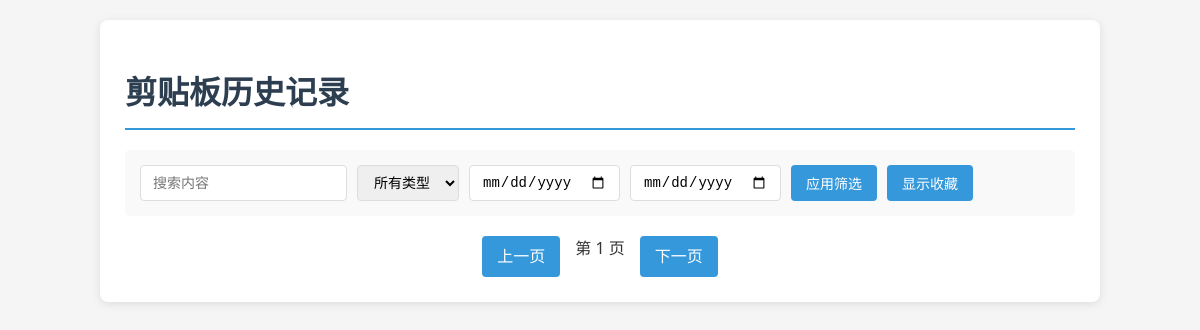
The app's page /, older data.
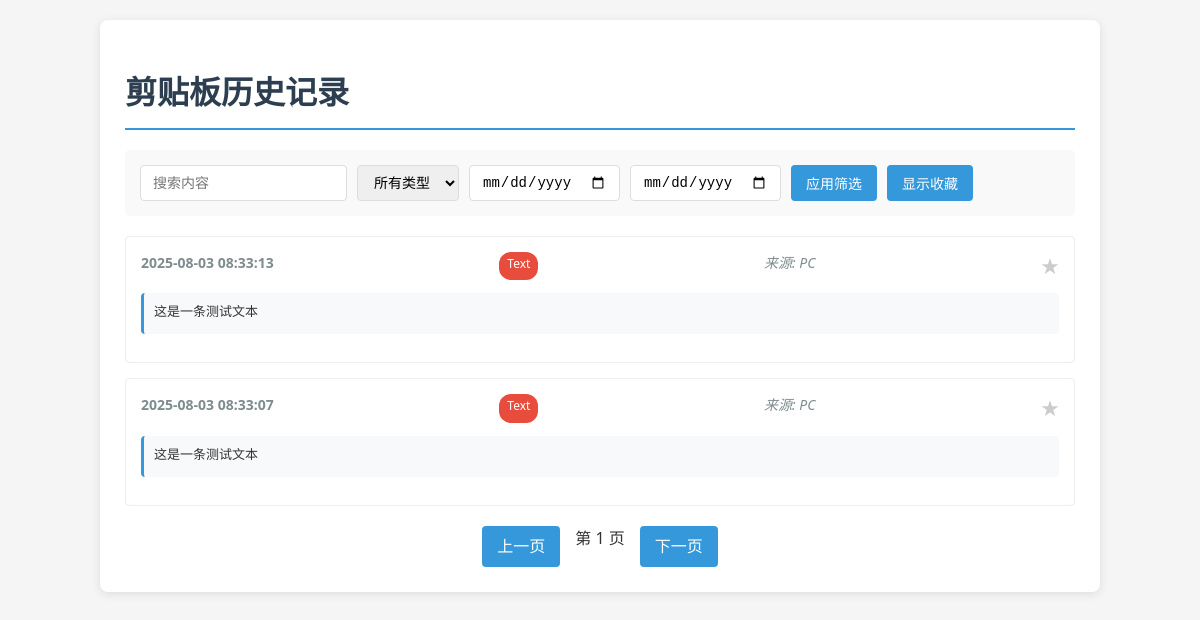
The same page, newer data.
### tables this page shows
CREATE TABLE clipboard_history (
            id INTEGER PRIMARY KEY AUTOINCREMENT,
            type TEXT NOT NULL,
            content TEXT,
            file_path TEXT,
            from_source TEXT,
            timestamp DATETIME DEFAULT CURRENT_TIMESTAMP,
            is_starred BOOLEAN DEFAULT 0
        );

### web_server.py (the view)
@app.route('/')
def index():
    page = int(request.args.get('page', 1))
    per_page = 30
    offset = (page - 1) * per_page
    history = db.get_history(limit=per_page, offset=offset)
    return render_template('index.html', history=history, page=page)

### database.py (called while the page is built, shortened)
    def get_history(self, limit=None, offset=0, filters=None):
        cursor = self.conn.cursor()
        query = "SELECT * FROM clipboard_history"
        params = []
        conditions = []
        if conditions:
            query += " WHERE " + " AND ".join(conditions)
        query += " ORDER BY timestamp DESC"
        if limit is not None:
            query += " LIMIT ? OFFSET ?"
            params.extend([limit, offset])
        cursor.execute(query, tuple(params))
        columns = [column[0] for column in cursor.description]
        results = [dict(zip(columns, row)) for row in cursor.fetchall()]
        return results

### templates/index.html (shortened to what this page needs)
<!DOCTYPE html>
<html lang="zh-CN">
<head>
    <link rel="stylesheet" href="{{ url_for('static', filename='css/style.css') }}">
</head>
<body>
    <div class="container">
        <h1>剪贴板历史记录</h1>
        <div class="filters">
            <input type="text" id="search" placeholder="搜索内容">
            <select id="type-filter">
                <option value="">所有类型</option>
            </select>
            <input type="date" id="start-date">
            <input type="date" id="end-date">
            <button id="apply-filter">应用筛选</button>
            <button id="toggle-starred">显示收藏</button>
        </div>
        <div class="history-list">
            {% for item in history %}
            <div class="history-item" data-id="{{ item.id }}">
                <div class="header">
                    <span class="timestamp">{{ item.timestamp }}</span>
                    <span class="type">{{ item.type }}</span>
                    {% if item.from_source %}
                    <span class="source">来源: {{ item.from_source }}</span>
                    {% endif %}
                    <span class="star {% if item.is_starred %}starred{% endif %}">★</span>
                </div>
                <div class="content">
                    {% if item.type == "Text" %}
                    <pre>{{ item.content }}</pre>
                    {% elif item.type == "Image" %}
                    <img src="{{ url_for('download_file', filename=item.file_path.split('/')[-1]) }}" alt="图片" width="100">
                    {% else %}
                    <a href="{{ url_for('download_file', filename=item.file_path.split('/')[-1]) }}"
                       download="{{ item.content }}">下载文件</a>
                    {% endif %}
                </div>
            </div>
            {% endfor %}
        </div>
        <div class="pagination">
            <a href="{{ url_for('index', page=page-1) if page > 1 else '#' }}">上一页</a>
            <span>第 {{ page }} 页</span>
            <a href="{{ url_for('index', page=page+1) }}">下一页</a>
        </div>
    </div>
</body>
</html>

### static/css/style.css (style rules this page uses)
body { font-family: 'Segoe UI', Tahoma, Geneva, Verdana, sans-serif; line-height: 1.6; color: #333; max-width: 1000px; margin: 0 auto; padding: 20px; background-color: #f5f5f5; }
.container { background-color: #fff; padding: 25px; border-radius: 8px; box-shadow: 0 2px 10px rgba(0,0,0,0.1); }
h1 { color: #2c3e50; margin-bottom: 20px; border-bottom: 2px solid #3498db; padding-bottom: 10px; }
.filters { display: flex; flex-wrap: wrap; gap: 10px; margin-bottom: 20px; background: #f9f9f9; padding: 15px; border-radius: 5px; }
.filters input, .filters select { padding: 8px 12px; border: 1px solid #ddd; border-radius: 4px; font-size: 14px; }
.filters button { background: #3498db; color: white; border: none; padding: 8px 15px; border-radius: 4px; cursor: pointer; font-size: 14px; }
.history-item { background: #fff; border: 1px solid #eee; border-radius: 4px; padding: 15px; margin-bottom: 15px; transition: all 0.3s; }
.header { display: flex; justify-content: space-between; margin-bottom: 10px; font-size: 14px; color: #7f8c8d; }
.timestamp { font-weight: bold; }
.type { background: #e74c3c; color: white; padding: 2px 8px; border-radius: 12px; font-size: 12px; }
.source { font-style: italic; }
.star { color: #ccc; cursor: pointer; font-size: 18px; }
.content pre { white-space: pre-wrap; word-wrap: break-word; background: #f8f9fa; padding: 10px; border-radius: 4px; border-left: 3px solid #3498db; }
.pagination { display: flex; justify-content: center; gap: 15px; margin-top: 20px; }
.pagination a { text-decoration: none; background: #3498db; color: white; padding: 8px 15px; border-radius: 4px; }

Row changes from the older to the newer data that the page shows:
added clipboard_history: timestamp "2025-08-03 08:33:13", type "Text", from_source "PC", content "这是一条测试文本"
added clipboard_history: timestamp "2025-08-03 08:33:07", type "Text", from_source "PC", content "这是一条测试文本"
